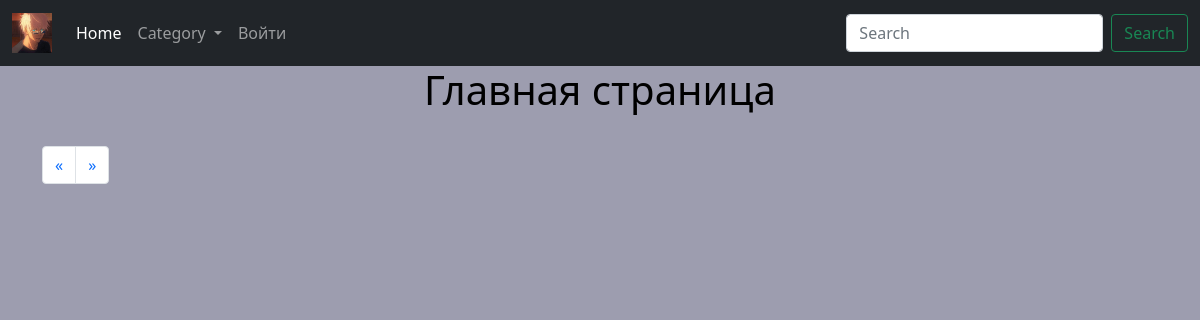
The app's page /, older data.
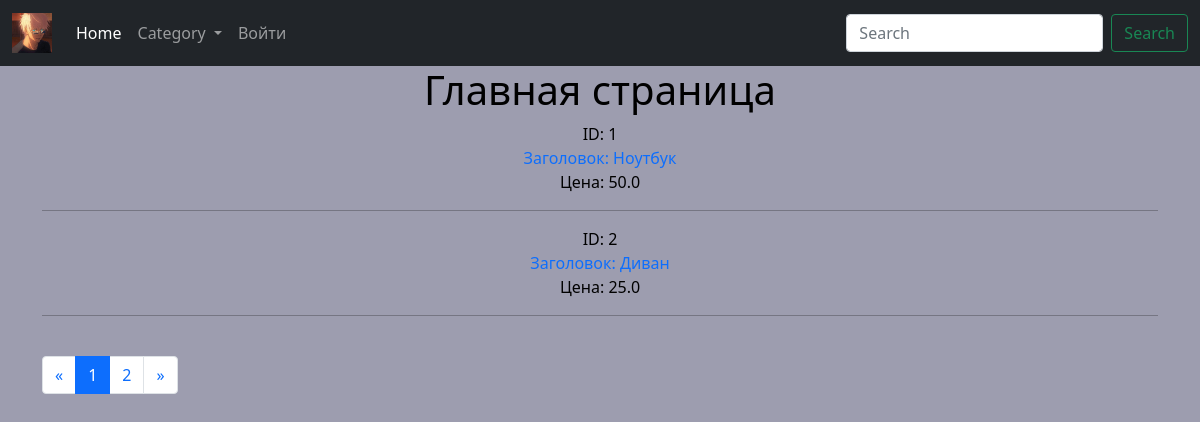
The same page, newer data.
### products/models.py (models this page shows, shortened)
class Products(models.Model):
    title = models.CharField(max_length=100, verbose_name="Заголовок")
    description = models.TextField(null=True, blank=True, verbose_name="Описание")
    price = models.FloatField(verbose_name="Цена")
    category = models.ForeignKey(Category, on_delete=models.CASCADE, verbose_name="Категория")
    tags = models.ManyToManyField(Tag, blank=True, verbose_name="Теги")
    class Meta:
        verbose_name = "Продукт"
        verbose_name_plural = "Продукты"

### products/views.py (the view)
# urls.py: path('', views.main_page_view),
def main_page_view(request):
    page = int(request.GET.get('page', '1'))
    print('Страница', page)
    print(f'Объекты: [{(page - 1) * PAGE_SIZE}:{page * PAGE_SIZE}]')
    products = Products.objects.all()
    categories = Category.objects.all()
    total = products.count()
    page_count = total // PAGE_SIZE
    if total % PAGE_SIZE > 0:
        page_count += 1
    next_page = page + 1
    prev_page = page - 1
    for i in products:
        print('id:', i.id)
        print('title:', i.title)
        print('price:', i.price)
        print()
    data = {
        'title': 'Главная страница',
        'page': page,
        'next_page': next_page,
        'prev_page': prev_page,
        'last_page': page_count,
        'page_count': range(1, page_count + 1),
        'product_list': products[(page - 1) * PAGE_SIZE:page * PAGE_SIZE],
        'category_list': categories
    }
    return render(request, 'index.html', context=data)

### templates/index.html
{% extends 'layout.html' %}
{% block content %}
    <h1>{{ title }}</h1>
    {% for product in product_list %}
        <span>ID: {{ product.id }}</span><br/>
        <a href="/products/{{ product.id }}">Заголовок: {{ product.title }}</a><br/>
        <span>Цена: {{ product.price }}</span>
        <hr/>
    {% endfor %}
    <br>
    <nav aria-label="Page navigation example">
        <ul class="pagination">
            <li class="page-item">
                <a class="page-link" href="/?page={% if prev_page < 1 %}{{ last_page }}{% else %}{{ prev_page }} {% endif %}"
                   aria-label="Previous"><span aria-hidden="true">&laquo;</span>
                </a>
            </li>
            {% for i in page_count %}
                <li class="page-item {% if i == page %} active {% endif %}"><a class="page-link"
                                                                               href="/?page={{ i }}">{{ i }}</a></li>
            {% endfor %}
            <li class="page-item">
                <a class="page-link" href="/?page={% if next_page > last_page %} 1 {% else %}{{ next_page }}{% endif %}"
                   aria-label="Next"><span aria-hidden="true">&raquo;</span>
                </a>
            </li>
        </ul>
    </nav>
{% endblock %}

### templates/layout.html (shortened to what this page needs)
{% load static %}
<!DOCTYPE html>
<html lang="en">
<head>
    <link href="https://cdn.jsdelivr.net/npm/bootstrap@5.0.2/dist/css/bootstrap.min.css" rel="stylesheet"
>
    <link rel="stylesheet" href="{% static 'css/style1.css' %}">
</head>
<body>
<nav class="navbar navbar-expand-lg navbar-dark bg-dark">
    <div class="container-fluid">
        <a class="navbar-brand" href="/">
            <img alt="image" style="width: 40px" src="{% static 'images/gojo.png' %}"/>
        </a>
        <div class="collapse navbar-collapse" id="navbarSupportedContent">
            <ul class="navbar-nav me-auto mb-2 mb-lg-0">
                <li class="nav-item">
                    <a class="nav-link active" aria-current="page" href="#">Home</a>
                </li>
                <li class="nav-item">
                <li class="nav-item dropdown">
                    <a class="nav-link dropdown-toggle" href="#" id="navbarDropdown" role="button"
                       data-bs-toggle="dropdown" aria-expanded="false">
                        Category
                    </a>
                </li>
                {% if user.is_authenticated %}
                    <li class="nav-item">
                        <a class="nav-link" href="/logout/">Выйти ({{ user }})</a>
                    </li>
                {% else %}
                    <li class="nav-item">
                        <a class="nav-link" href="/login/">Войти</a>
                    </li>
                {% endif %}
            </ul>
            <form class="d-flex">
                <input class="form-control me-2" type="search" placeholder="Search" aria-label="Search">
                <button class="btn btn-outline-success" type="submit">Search</button>
            </form>
        </div>
    </div>
</nav>
<div class="container">
    {% block content %}
    {% endblock %}
</div>
</body>
</html>

### static/css/style1.css (style rules this page uses)
body { background-color: #9d9daf; color: black; text-align: center; }
a { text-decoration: none; }

Row changes from the older to the newer data that the page shows:
added Products: id "1", title "Ноутбук", price "50.0"
added Products: id "2", title "Диван", price "25.0"
Text that changed along with them:
new list line: "1"
new list line: "2"
